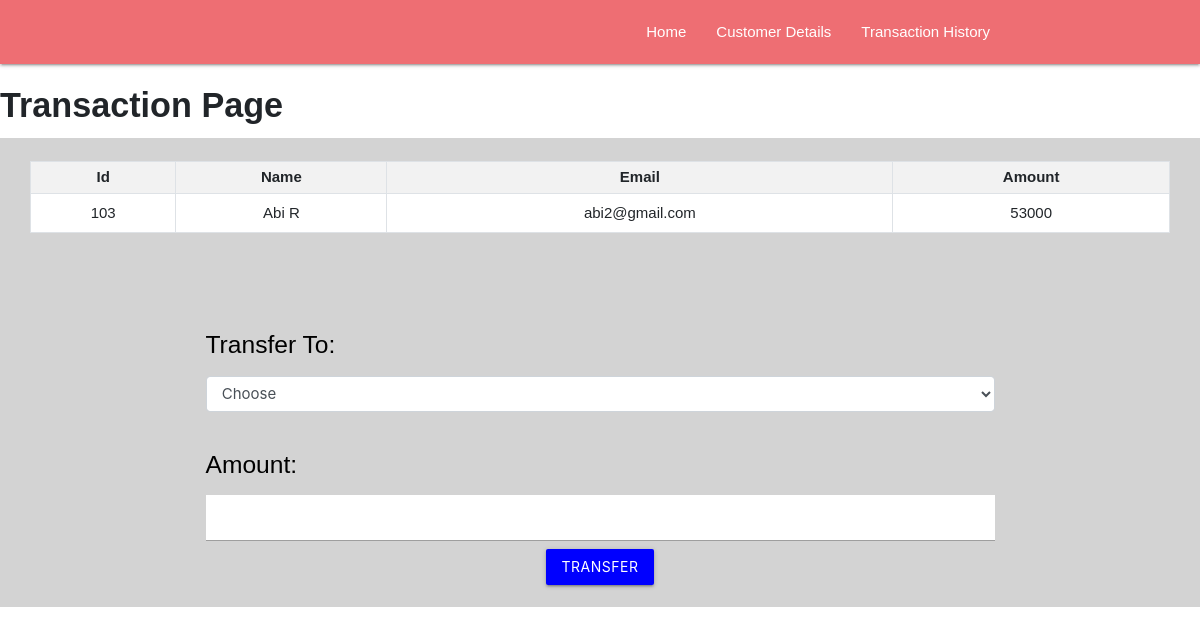
/php/transaction.php?c_id=103, run on the app's committed database.
### tables this page shows
CREATE TABLE `clients` (
  `c_id` int(3) NOT NULL,
  `c_name` varchar(20) NOT NULL,
  `c_mail` varchar(20) DEFAULT NULL,
  `c_balance` int(10) NOT NULL
);

### php/transaction.php (the view, shortened to what this page needs)
<!DOCTYPE html>
<html lang="en">
<head>
    <link rel="stylesheet" href="https://maxcdn.bootstrapcdn.com/bootstrap/4.0.0/css/bootstrap.min.css">
    <link rel="stylesheet" href="../css/style.css">
    <link rel="stylesheet" href="https://cdnjs.cloudflare.com/ajax/libs/materialize/1.0.0/css/materialize.min.css">
</head>
<body>
    <?php
    include 'navbar.php';
    ?>
        <h4><b>Transaction Page</b></h4>
    <div class="container-fluid" style="background-color:lightgray">
        <?php
        include './connection.php';
        if (isset($_REQUEST['c_id'])) {
            $sid = $_GET['c_id'];
            $sql = "SELECT * FROM  clients where c_id=$sid";
            $result = mysqli_query($conn, $sql);
            $rows = mysqli_fetch_assoc($result);
        }
        ?>
        <form method="post" name="tcredit" class="tabletext"><br>
            <div class="container-fluid" >
                <table class="table table-sm table-striped table-condensed table-bordered" style="background:white">
                    <tr>
                        <th class="text-center">Id</th>
                        <th class="text-center">Name</th>
                        <th class="text-center">Email</th>
                        <th class="text-center">Amount</th>
                    </tr>
                    <tr>
                        <td class="center py-2"><?php echo (isset($rows['c_id']) ? $rows['c_id'] : ''); ?></td>
                        <td class="center py-2"><?php echo (isset($rows['c_name']) ? $rows['c_name'] : ''); ?></td>
                        <td class="center py-2"><?php echo (isset($rows['c_mail']) ? $rows['c_mail'] : ''); ?></td>
                        <td class="center py-2"><?php echo (isset($rows['c_balance']) ? $rows['c_balance'] : ''); ?></td>
                    </tr>
                </table>
            </div>
            <div class="container">
                <br><br><br>
                <label for="to"><h5 style="color:black">Transfer To:</h5></label>
                <select id="to" name="to" class="form-control" required>
                    <option value="" disabled selected>Choose</option>
            </div>
            <br>
            <label for="amount"><h5 style="color:black">Amount:</h5></label>
            <input type="number" class="form-control" name="amount" id="amount" style="background:white" required>
            <div class="text-center">
                <button class="btn" name="submit" type="submit" id="myBtn" style="background-color:blue;color:white">Transfer</button>
            </div>
            <br>
        </form>
    </div>
</body>
</html>

### css/style.css (style rules this page uses)
body { font-family: Arial, Helvetica, sans-serif; margin: 0; }

### data on the page
clients: c_id "103", c_name "Abi R", c_mail "abi2@gmail.com", c_balance "53000"
